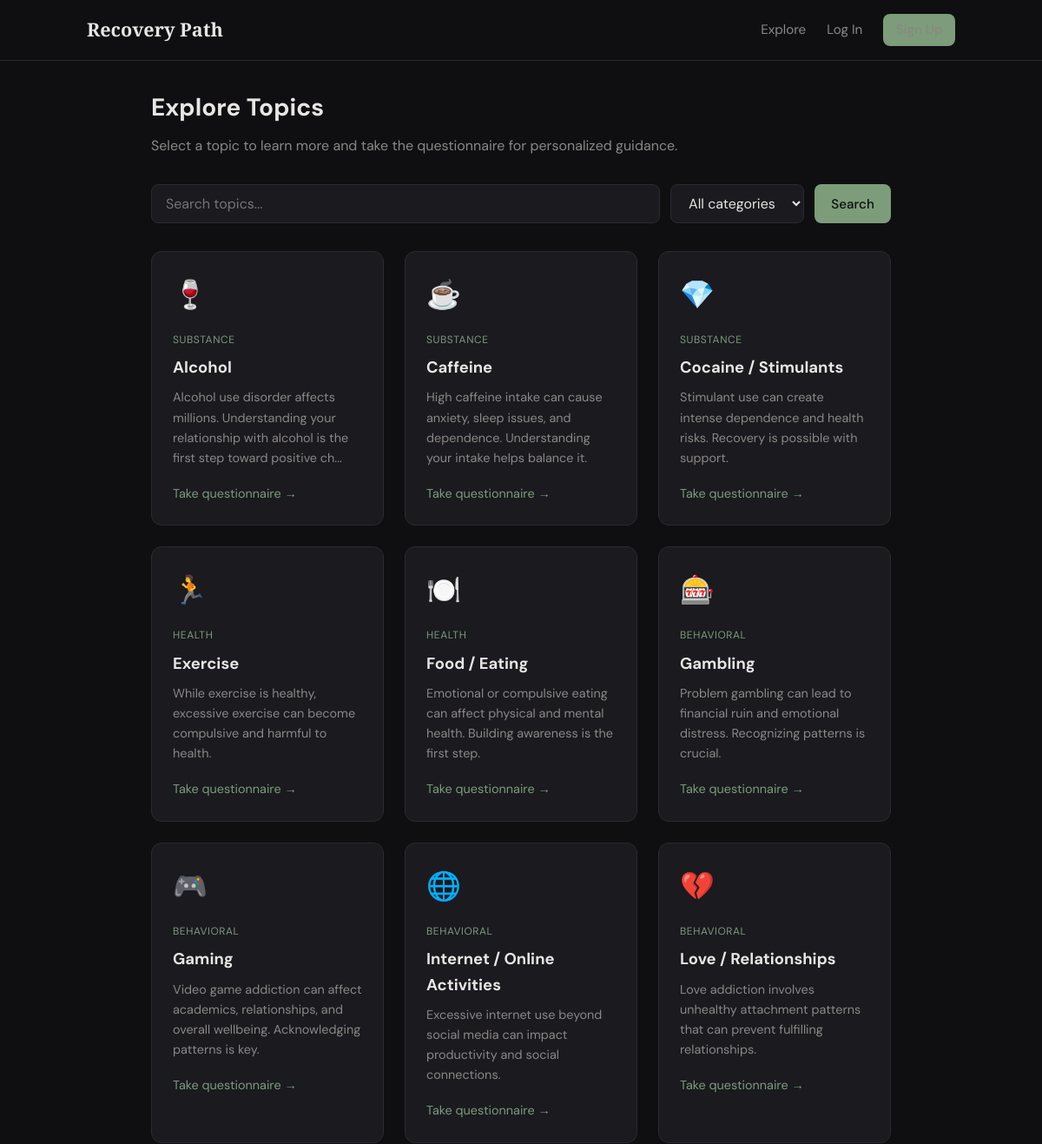
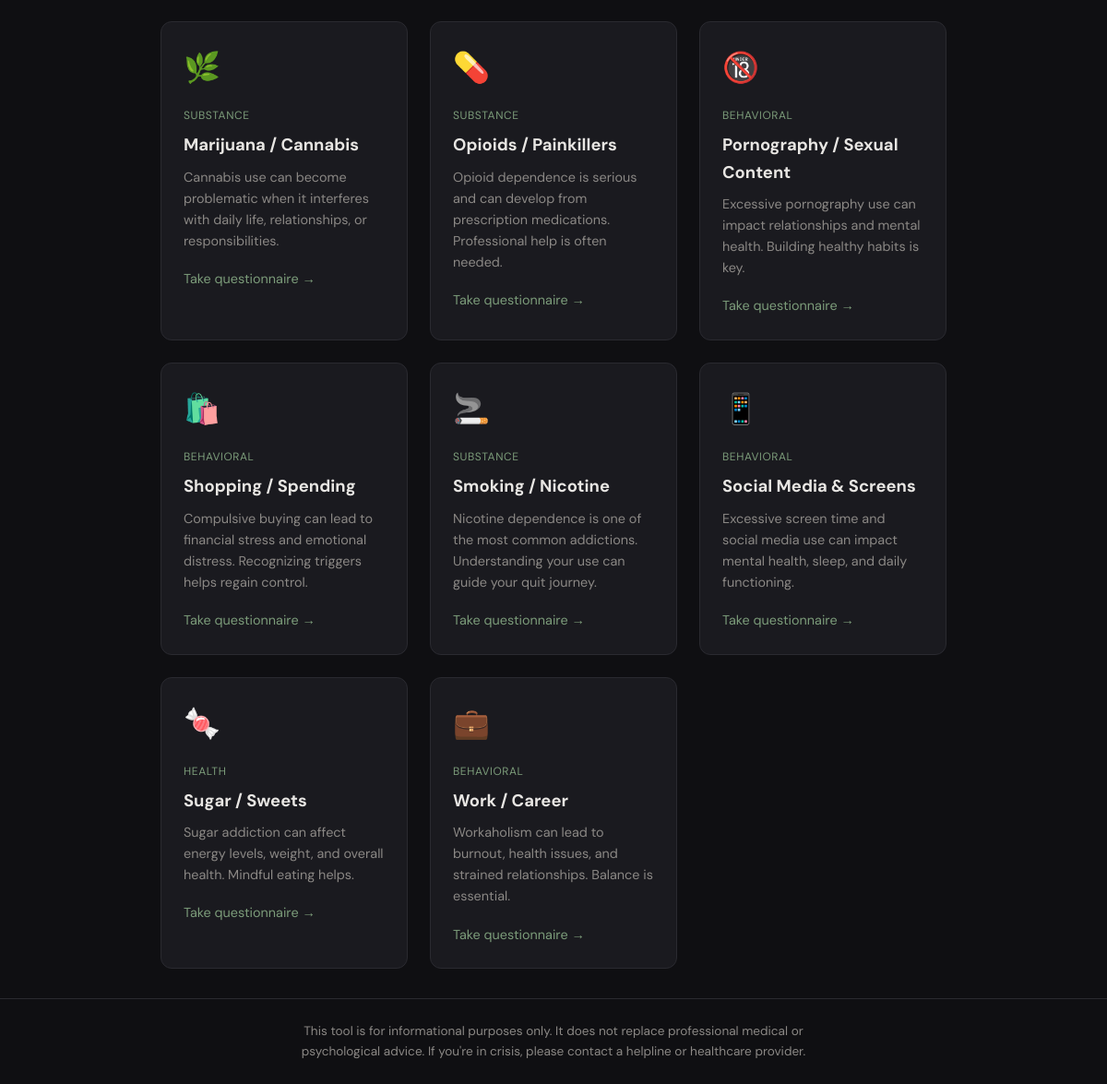
The page /addictions/ on the database its author committed (2 pictures, top to bottom).
### app/models.py (models this page shows)
class Addiction(db.Model):
    __tablename__ = "addictions"
    id = db.Column(db.Integer, primary_key=True)
    name = db.Column(db.String(100), nullable=False, index=True)
    slug = db.Column(db.String(100), unique=True, nullable=False, index=True)
    category = db.Column(db.String(50), nullable=False, index=True)
    description = db.Column(db.Text, nullable=False)
    icon = db.Column(db.String(50), default="help-circle")
    questionnaire = db.relationship(
        "Questionnaire", backref="addiction", uselist=False, lazy="joined"
    )
    stories = db.relationship("AddictionStory", backref="addiction", lazy="dynamic", order_by="AddictionStory.created_at.desc()")

### app/routes/addictions.py (the view)
@addictions_bp.route("/")
def list_addictions():
    from flask import request
    q = Addiction.query
    cat = request.args.get("category")
    search = request.args.get("search", "").strip()
    if cat:
        q = q.filter(Addiction.category == cat)
    if search:
        q = q.filter(
            Addiction.name.ilike(f"%{search}%")
            | Addiction.description.ilike(f"%{search}%")
        )
    addictions = q.order_by(Addiction.name).all()
    categories = [
        row[0]
        for row in Addiction.query.with_entities(Addiction.category)
        .distinct()
        .all()
    ]
    return render_template(
        "addictions/list.html",
        addictions=addictions,
        categories=categories,
        selected_category=cat,
        search_query=search,
    )

### app/templates/addictions/list.html (shortened to what this page needs)
{% extends "base.html" %}
{% block content %}
<section class="page-header">
    <h1>Explore Topics</h1>
    <p>Select a topic to learn more and take the questionnaire for personalized guidance.</p>
</section>
<section class="search-section">
    <form method="GET" action="{{ url_for('addictions.list_addictions') }}" class="search-form">
        <input type="text" name="search" value="{{ search_query or '' }}" placeholder="Search topics..." class="search-input">
        <select name="category" class="category-select">
            <option value="">All categories</option>
        </select>
        <button type="submit" class="btn btn-primary">Search</button>
    </form>
</section>
<section class="addictions-grid">
    {% for addiction in addictions %}
        <a href="{{ url_for('addictions.detail', slug=addiction.slug) }}" class="addiction-card">
            <div class="addiction-icon">{{ addiction.icon }}</div>
            <span class="addiction-category">{{ addiction.category }}</span>
            <h3>{{ addiction.name }}</h3>
            <p>{{ addiction.description[:120] }}{% if addiction.description|length > 120 %}...{% endif %}</p>
            <span class="card-link">Take questionnaire →</span>
        </a>
    {% else %}
        <p class="empty-state">No topics match your search. Try different keywords or categories.</p>
    {% endfor %}
</section>
{% endblock %}

### app/static/css/style.css (style rules this page uses)
:root { --bg: #0f0f12; --bg-card: #1a1a1f; --text: #e8e6e3; --text-muted: #8b8885; --accent: #7c9c7a; --accent-hover: #8fb58d; --border: #2a2a30; --success: #7c9c7a; --warning: #c9a86c; --danger: #c97c7c; }
* { box-sizing: border-box; margin: 0; padding: 0; }
body { font-family: "DM Sans", system-ui, sans-serif; background: var(--bg); color: var(--text); line-height: 1.6; min-height: 100vh; display: flex; flex-direction: column; }
.btn { display: inline-block; padding: 0.6rem 1.2rem; font-family: inherit; font-size: 0.95rem; font-weight: 500; text-decoration: none; border-radius: 8px; cursor: pointer; border: none; transition: background 0.2s, color 0.2s; }
.btn-primary { background: var(--accent); color: var(--bg); }
.page-header { margin-bottom: 2rem; }
.page-header h1 { font-size: 1.75rem; margin-bottom: 0.5rem; }
.page-header p { color: var(--text-muted); }
.search-form { display: flex; gap: 0.75rem; flex-wrap: wrap; margin-bottom: 2rem; }
.search-input { flex: 1; min-width: 180px; padding: 0.6rem 1rem; font-family: inherit; font-size: 1rem; background: var(--bg-card); border: 1px solid var(--border); border-radius: 8px; color: var(--text); }
.category-select { padding: 0.6rem 1rem; font-family: inherit; font-size: 1rem; background: var(--bg-card); border: 1px solid var(--border); border-radius: 8px; color: var(--text); }
.addictions-grid { display: grid; grid-template-columns: repeat(auto-fill, minmax(260px, 1fr)); gap: 1.5rem; }
.addiction-card { display: block; background: var(--bg-card); border: 1px solid var(--border); border-radius: 12px; padding: 1.5rem; text-decoration: none; color: inherit; transition: border-color 0.2s, transform 0.15s; }
.addiction-icon { font-size: 2rem; margin-bottom: 0.75rem; }
.addiction-category { display: inline-block; font-size: 0.75rem; text-transform: uppercase; letter-spacing: 0.05em; color: var(--accent); margin-bottom: 0.5rem; }
.addiction-card h3 { font-size: 1.15rem; margin-bottom: 0.5rem; }
.addiction-card p { color: var(--text-muted); font-size: 0.9rem; margin-bottom: 1rem; }
.card-link { font-size: 0.9rem; color: var(--accent); }

### rows shown on the page
Addiction: icon "🍷", category "SUBSTANCE", name "Alcohol", description "Alcohol use disorder affects millions. Understanding your relationship with alcohol is the first step toward positive ch"
Addiction: icon "☕", category "SUBSTANCE", name "Caffeine", description "High caffeine intake can cause anxiety, sleep issues, and dependence. Understanding your intake helps balance it."
Addiction: icon "💎", category "SUBSTANCE", name "Cocaine / Stimulants", description "Stimulant use can create intense dependence and health risks. Recovery is possible with support."
Addiction: icon "🏃", category "HEALTH", name "Exercise", description "While exercise is healthy, excessive exercise can become compulsive and harmful to health."
Addiction: icon "🍽️", category "HEALTH", name "Food / Eating", description "Emotional or compulsive eating can affect physical and mental health. Building awareness is the first step."
Addiction: icon "🎰", category "BEHAVIORAL", name "Gambling", description "Problem gambling can lead to financial ruin and emotional distress. Recognizing patterns is crucial."
Addiction: icon "🎮", category "BEHAVIORAL", name "Gaming", description "Video game addiction can affect academics, relationships, and overall wellbeing. Acknowledging patterns is key."
Addiction: icon "🌐", category "BEHAVIORAL", name "Internet / Online Activities", description "Excessive internet use beyond social media can impact productivity and social connections."
Addiction: icon "💔", category "BEHAVIORAL", name "Love / Relationships", description "Love addiction involves unhealthy attachment patterns that can prevent fulfilling relationships."
Addiction: icon "🌿", category "SUBSTANCE", name "Marijuana / Cannabis", description "Cannabis use can become problematic when it interferes with daily life, relationships, or responsibilities."
Addiction: icon "💊", category "SUBSTANCE", name "Opioids / Painkillers", description "Opioid dependence is serious and can develop from prescription medications. Professional help is often needed."
Addiction: icon "🔞", category "BEHAVIORAL", name "Pornography / Sexual Content", description "Excessive pornography use can impact relationships and mental health. Building healthy habits is key."
Addiction: icon "🛍️", category "BEHAVIORAL", name "Shopping / Spending", description "Compulsive buying can lead to financial stress and emotional distress. Recognizing triggers helps regain control."
Addiction: icon "🚬", category "SUBSTANCE", name "Smoking / Nicotine", description "Nicotine dependence is one of the most common addictions. Understanding your use can guide your quit journey."
Addiction: icon "📱", category "BEHAVIORAL", name "Social Media & Screens", description "Excessive screen time and social media use can impact mental health, sleep, and daily functioning."
Addiction: icon "🍬", category "HEALTH", name "Sugar / Sweets", description "Sugar addiction can affect energy levels, weight, and overall health. Mindful eating helps."
Addiction: icon "💼", category "BEHAVIORAL", name "Work / Career", description "Workaholism can lead to burnout, health issues, and strained relationships. Balance is essential."
